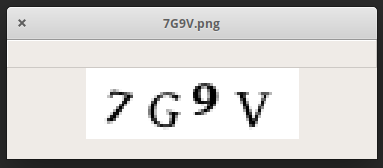
#> input picture breaking text captchas/assets/ss1.png, 383 x 168 px; its folder holds only this picture in this run
$ python -i classify.py   (imports and definitions only)
#> lines starting #> are read from the running program, lines starting #| are printed output that depends on the picture; after the words box and inside, x2 and y2 are one past the last pixel; in counts of white or black regions, pixels touching at a corner belong together
# classify.py
# $ python3 classify.py
#
# Dec. 27 2020
# Currently this is just using some tricks to extract image thumbnails from a captcha
# And also extract the title text - what boxes it wants you to select


import cv2
import os
from imutils import paths
import numpy as np
import statistics
import pytesseract
import time
import sys


def img_show(img, t=0, show=1):
    if show:
        cv2.imshow("", img)
        cv2.waitKey(t)


def y_box_coords(img):
    white_line = True
    upper_y_coords = []
    lower_y_coords = []
    lower_y = 0
    for y in range(0, img.shape[0]):
        x_line = []
        for x in range(0, img.shape[1]):
            x_line.append(img[y,x])
        x_line = statistics.mean(x_line)
        if x_line > 180:
            if not white_line:
                lower_y = y
            white_line = True
        elif white_line:
            white_line = False
            upper_y_coords.append(y)
            lower_y_coords.append(lower_y)
    upper_y_coords.pop(0)
    upper_y_coords.pop()
    lower_y_coords.pop(0)
    lower_y_coords.pop(0)
    return upper_y_coords, lower_y_coords


def x_box_coords(img, upper_y_coords, lower_y_coords):
    white_line = True
    left_x_coords = []
    right_x_coords = []
    right_x = 0
    for x in range(0, img.shape[1]):
        y_line = []
        for y in range(upper_y_coords[0], lower_y_coords[len(lower_y_coords)-1]):
            y_line.append(img[y,x])
        y_line = statistics.mean(y_line)
        if y_line > 180:
            if not white_line:
                right_x = x
            white_line = True
        elif y_line > 90:
            continue
        elif white_line:
            white_line = False
            left_x_coords.append(x)
            right_x_coords.append(right_x)
    right_x_coords.append(right_x)
    right_x_coords.pop(0)
    return left_x_coords, right_x_coords


def extract_thumbs(img_path):
#> called with img_path = '../breaking text captchas/assets/ss1.png'
    img = cv2.imread(img_path)
#> img is the input picture: shape (168, 383, 3); mean B, G, R 203.8, 205.6, 207.4
    img_cpy = img.copy()
    img = cv2.cvtColor(img, cv2.COLOR_BGR2GRAY)
#> img: shape (168, 383)
    img = cv2.threshold(img , 225, 255, cv2.THRESH_BINARY)[1]
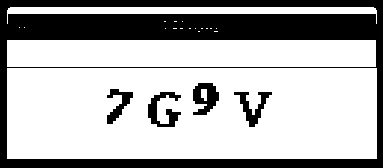
#> img: shape (168, 383); 68.9% white; 5 black regions
    contours = cv2.findContours(img, cv2.RETR_TREE, cv2.CHAIN_APPROX_SIMPLE)[0]
#> contours = 24 contours, 16 with area under 20; largest, box (x1, y1, x2, y2) and area: (7, 68, 377, 159) 33210, (7, 40, 376, 67) 9568, (7, 7, 377, 24) 2207, (192, 82, 220, 116) 662, (147, 91, 182, 128) 636, (233, 91, 273, 128) 563, (106, 88, 134, 125) 449, (201, 89, 207, 101) 46
    img_contours = np.zeros(img.shape)
    cv2.drawContours(img_contours, contours, -1, (255,255,255), 3)
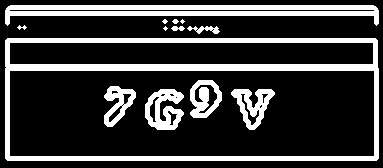
#> img_contours: shape (168, 383) float64; 22.8% white; 13 white regions (3 under 20 px), largest, box (x1, y1, x2, y2) and area: (5, 38, 379, 161) 7396, (5, 5, 379, 26) 3814, (145, 89, 184, 130) 969
    cv2.imwrite("tmp.png", img_contours)
    img = cv2.imread("tmp.png")
    img = cv2.cvtColor(img, cv2.COLOR_BGR2GRAY)
    img_show(img, t=600)

    upper_y_coords, lower_y_coords = y_box_coords(img)
#> after the loop in y_box_coords, `for y in range(0, img.shape[0]):`: lower_y_coords = [0, 5, 11, 38, 64, 156]; upper_y_coords = [0, 10, 16, 43, 71, 161]
#> upper_y_coords = [10, 16, 43, 71]; lower_y_coords = [11, 38, 64, 156]
    left_x_coords, right_x_coords = x_box_coords(img, upper_y_coords, lower_y_coords)
#> after the loop in x_box_coords, `for x in range(0, img.shape[1]):`: left_x_coords = [0, 10, 379]; right_x_coords = [0, 5, 374]
#> left_x_coords = [0, 10, 379]; right_x_coords = [5, 374, 374]

    boxs = []
    thumbs = []
    for start_y, end_y in zip(upper_y_coords, lower_y_coords):
        for start_x, end_x in zip(left_x_coords, right_x_coords):
            if end_x - start_x < 0 or end_y - start_y < 0:
                continue
            boxs.append((start_x, end_x, start_y, end_y))
            thumbs.append(img_cpy[start_y:end_y, start_x:end_x])
            cv2.rectangle(img_cpy, (start_x, start_y), (end_x, end_y), (255, 0, 215), 2)
            img_show(img_cpy, t=100)
#> this loop made 4 passes
#> (start_y, end_y) on passes 1 to 4: (10, 11), (16, 38), (43, 64), (71, 156)
#> pass 1, in img_show (call 3), `cv2.imshow("", img)`:
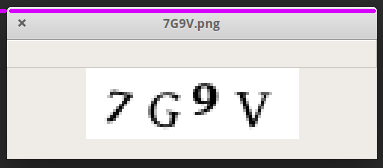
#> window '': shape (168, 383, 3); mean B, G, R 204.5, 200.4, 207.1
#> pass 2, in img_show (call 4), `cv2.imshow("", img)`:
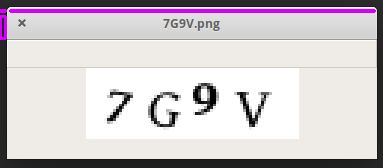
#> window '': shape (168, 383, 3); mean B, G, R 205, 200.3, 207.5
#> pass 2, in img_show (call 5), `cv2.imshow("", img)`:
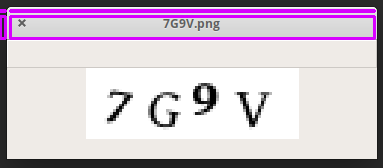
#> window '': shape (168, 383, 3); mean B, G, R 206.7, 192.8, 207.8
#> after the loop:
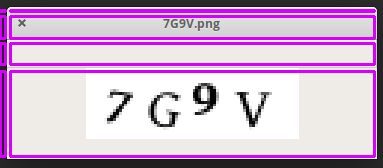
#> img_cpy: shape (168, 383, 3); 14.78% of pixels changed, all inside (x1, y1, x2, y2) = (0, 9, 376, 158)
#> after the loop, boxs = [(0, 5, 10, 11), (10, 374, 10, 11), (0, 5, 16, 38), (10, 374, 16, 38), (0, 5, 43, 64), (10, 374, 43, 64), (0, 5, 71, 156), (10, 374, 71, 156)]; thumbs = 8 items
    return thumbs, boxs


def extract_txt(img_path):
    img = cv2.imread(img_path)
    img = img[0:img.shape[0]//4, 0:img.shape[1]]
    img_cpy = img.copy()
    img = cv2.cvtColor(img, cv2.COLOR_BGR2GRAY)
    img = cv2.threshold(img, 0, 255, cv2.THRESH_BINARY | cv2.THRESH_OTSU)[1]
    img = cv2.threshold(img, 0, 255,cv2.THRESH_BINARY_INV | cv2.THRESH_OTSU)[1]
    details = pytesseract.image_to_data(img, output_type=pytesseract.Output.DICT)
    txt = [i for i in details.get("text") if len(i) > 2]
    captcha = ""
    captcha_dictionary = [
        "crosswalk", "crosswalks",
        "traffic light", "traffic lights", "traffic", "lights",
        "fire hydrant", "fire hydrants", "fire", "hydrant", "hydrants",
        "parking meter", "parking meters",
        "bus", "busses", "school bus", "school busses",
    ]
    for t in txt:
        if t in captcha_dictionary:
            captcha = t
            break
    if captcha == "traffic":
        captcha = "traffic light"
    img_show(img, t=600)
    cv2.putText(img_cpy, captcha, (10, img_cpy.shape[0]//2), 0, 1, (0, 0, 255), 3)
    img_show(img_cpy, t=600)
    return captcha


# [12 lines not run here, left out]


##

>>> result = extract_thumbs('../breaking text captchas/assets/ss1.png')

$ run again, on breaking text captchas/assets/ss2.png
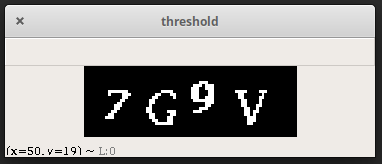
#> input picture breaking text captchas/assets/ss2.png, 382 x 164 px
#> in extract_thumbs, img is the input picture: shape (164, 382, 3); mean B, G, R 156.5, 158.3, 160.1
#> in extract_thumbs, `img = cv2.threshold(img , 225, 255, cv2.THRESH_BINARY)[1]`:
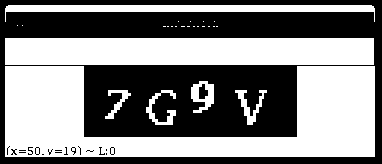
#> img: shape (164, 382); 51.6% white; 20 black regions (17 under 20 px)
#> contours = 66 contours, 54 with area under 20; largest, box (x1, y1, x2, y2) and area: (5, 66, 375, 157) 18017, (5, 38, 374, 65) 9568, (5, 5, 375, 22) 2207, (191, 81, 214, 113) 458, (235, 90, 267, 125) 271
#> img_contours: shape (164, 382) float64; 26% white; 9 white regions (1 under 20 px), largest, box (x1, y1, x2, y2) and area: (3, 36, 377, 159) 9574, (3, 3, 377, 24) 3814, (144, 88, 178, 127) 743
#> after the loop in y_box_coords, `for y in range(0, img.shape[0]):`: lower_y_coords = [0, 3, 9, 36, 62, 154]; upper_y_coords = [0, 8, 14, 41, 67, 159]
#> in extract_thumbs, `upper_y_coords, lower_y_coords = y_box_coords(img)`: upper_y_coords = [8, 14, 41, 67]; lower_y_coords = [9, 36, 62, 154]
#> after the loop in x_box_coords, `for x in range(0, img.shape[1]):`: left_x_coords = [0, 8, 377]; right_x_coords = [0, 3, 372]
#> in extract_thumbs, `left_x_coords, right_x_coords = x_box_coords(img, upper_y_coords, lowe..`: left_x_coords = [0, 8, 377]; right_x_coords = [3, 372, 372]
#> the loop in extract_thumbs, `for start_y, end_y in zip(upper_y_coords, lower_y_coords):` made 4 passes
#> (start_y, end_y) on passes 1 to 4: (8, 9), (14, 36), (41, 62), (67, 154)
#> after the loop in extract_thumbs, `for start_y, end_y in zip(upper_y_coords, lower_y_coords):`:
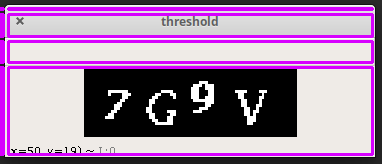
#> img_cpy: shape (164, 382, 3); 15.15% of pixels changed, all inside (x1, y1, x2, y2) = (0, 7, 374, 156)
#> after the loop in extract_thumbs, `for start_y, end_y in zip(upper_y_coords, lower_y_coords):`: boxs = [(0, 3, 8, 9), (8, 372, 8, 9), (0, 3, 14, 36), (8, 372, 14, 36), (0, 3, 41, 62), (8, 372, 41, 62), (0, 3, 67, 154), (8, 372, 67, 154)]; thumbs = 8 items
